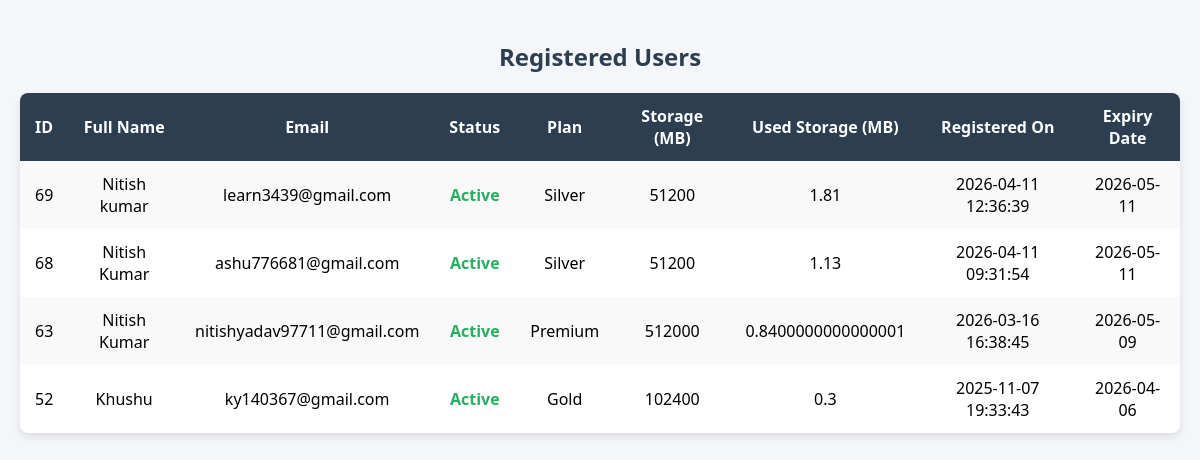
The page /php/admin/view_users.php (signed in) on the database its author committed.
### tables this page shows
CREATE TABLE `users` (
  `id` int NOT NULL,
  `full_name` varchar(100) DEFAULT NULL,
  `email` varchar(100) DEFAULT NULL,
  `password` varchar(100) DEFAULT NULL,
  `reg_date_time` datetime NOT NULL DEFAULT CURRENT_TIMESTAMP,
  `activation_code` varchar(100) DEFAULT NULL,
  `status` varchar(100) NOT NULL DEFAULT 'pending',
  `plans` varchar(100) NOT NULL DEFAULT 'free',
  `used_storage` double NOT NULL DEFAULT '0',
  `purchase_date` date DEFAULT NULL,
  `storage` double NOT NULL DEFAULT '20',
  `expiry_date` date DEFAULT NULL
);

### php/admin/view_users.php (the view, shortened to what this page needs)
<?php
include("../db.php");
$result = mysqli_query($db, "SELECT * FROM users ORDER BY reg_date_time DESC");
?>
<!DOCTYPE html>
<html lang="en">
<head>
</head>
<body>
    <h2>Registered Users</h2>
    <table>
        <tr>
            <th>ID</th>
            <th>Full Name</th>
            <th>Email</th>
            <th>Status</th>
            <th>Plan</th>
            <th>Storage (MB)</th>
            <th>Used Storage (MB)</th>
            <th>Registered On</th>
            <th>Expiry Date</th>
        </tr>
        <?php while($row = mysqli_fetch_assoc($result)){ ?>
        <tr>
            <td><?php echo $row['id']; ?></td>
            <td><?php echo $row['full_name']; ?></td>
            <td><?php echo $row['email']; ?></td>
            <td class="status-<?php echo strtolower($row['status']); ?>">
                <?php echo ucfirst($row['status']); ?>
            </td>
            <td><?php echo ucfirst($row['plans']); ?></td>
            <td><?php echo $row['storage']; ?></td>
            <td><?php echo $row['used_storage']; ?></td>
            <td><?php echo $row['reg_date_time']; ?></td>
            <td><?php echo $row['expiry_date'] ? $row['expiry_date'] : 'N/A'; ?></td>
        </tr>
        <?php } ?>
    </table>
</body>
</html>

### php/admin/view_users.php (style rules this page uses)
body { font-family: 'Segoe UI', Tahoma, Geneva, Verdana, sans-serif; background: #f4f6f9; margin: 0; padding: 20px; }
h2 { text-align: center; color: #2c3e50; margin-bottom: 20px; }
table { width: 100%; border-collapse: collapse; background: #fff; box-shadow: 0 4px 8px rgba(0,0,0,0.1); border-radius: 8px; overflow: hidden; }
th, td { padding: 12px 15px; text-align: center; }
th { background: #2c3e50; color: #fff; font-weight: 600; }
tr:nth-child(even) { background: #f9f9f9; }
.status-active { color: #27ae60; font-weight: bold; }

### rows shown on the page
users: id "69", full_name "Nitish kumar", email "learn3439@gmail.com", status "Active", plans "Silver", storage "51200", used_storage "1.81", reg_date_time "2026-04-11 12:36:39", expiry_date "2026-05-11"
users: id "68", full_name "Nitish Kumar", email "ashu776681@gmail.com", status "Active", plans "Silver", storage "51200", used_storage "1.13", reg_date_time "2026-04-11 09:31:54", expiry_date "2026-05-11"
users: id "63", full_name "Nitish Kumar", email "nitishyadav97711@gmail.com", status "Active", plans "Premium", storage "512000", used_storage "0.8400000000000001", reg_date_time "2026-03-16 16:38:45", expiry_date "2026-05-09"
users: id "52", full_name "Khushu", email "ky140367@gmail.com", status "Active", plans "Gold", storage "102400", used_storage "0.3", reg_date_time "2025-11-07 19:33:43", expiry_date "2026-04-06"
